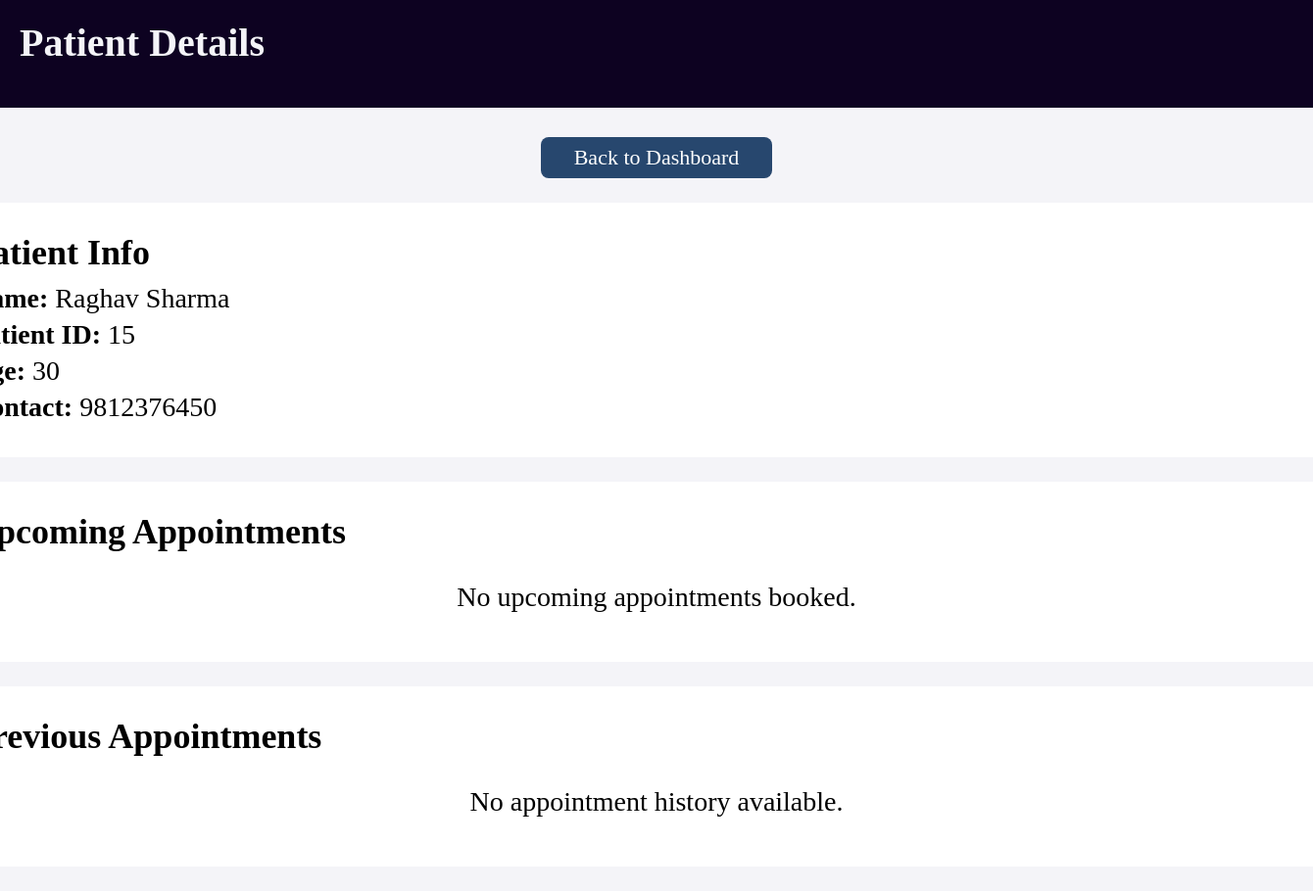
The page /admin/view/patient/15 on the database its author committed.
### models.py (models this page shows)
class Patient(db.Model):
    __tablename__ = "Patient"
    patient_ID = db.Column(db.Integer, primary_key=True, autoincrement=True, nullable=False)
    name = db.Column(db.String, nullable=False)
    contact = db.Column(db.String, nullable=False)
    login = db.Column(db.Integer, nullable=False)
    password = db.Column(db.Integer, nullable=False)
    age = db.Column(db.Integer, nullable=False)

### main.py (the view)
@app.route("/admin/view/patient/<int:patient_id>")
def admin_view_patient(patient_id):
    patient = Patient.query.get(patient_id)
    appointments = Appointment.query.filter_by(patient_ID=patient_id).all()
    for a in appointments:
        doc = Doctor.query.get(a.doctor_ID)
        a.doctor_name = doc.name if doc else "Unknown"
    return render_template("view_patient.html", patient=patient, upcoming_appointments=[a for a in appointments if a.status == "Upcoming"], previous_appointments=[a for a in appointments if a.status in ["Completed", "Cancelled"]])

### TEMPLATES/view_patient.html (shortened to what this page needs)
<!DOCTYPE html>
<html lang="en">
<head>
</head>
<body style="background-color: #f4f4f8;">
<header>Patient Details</header>
<div id="container">
    <a href="/admin/dashboard" class="btn" style="margin-bottom:25px;">Back to Dashboard</a>
    <div id="card">
        <h2>Patient Info</h2>
        <p><b>Name:</b> {{ patient.name }}</p>
        <p><b>Patient ID:</b> {{ patient.patient_ID }}</p>
        <p><b>Age:</b> {{ patient.age }}</p>
        <p><b>Contact:</b> {{ patient.contact }}</p>
    </div>
    <div id="card">
        <h2>Upcoming Appointments</h2>
        <ul id="details" style="list-style-type:none;">
        {% if upcoming_appointments %}
            <li class="heading-row">
                <h4 style="width:260px;">Appointment ID</h4>
                <h4 style="width:250px;">Doctor ID</h4>
                <h4 style="width:500px;">Doctor Name</h4>
                <h4 style="width:230px;">Date</h4>
                <h4 style="width:230px;">Time</h4>
                <h4 style="width:230px;">Status</h4>
            </li>
            {% for a in upcoming_appointments %}
            <li class="row">
                <span style="width:260px;">{{ a.appointment_ID }}</span>
                <span style="width:250px;">{{ a.doctor_ID }}</span>
                <span style="width:500px;">{{ a.doctor_name }}</span>
                <span style="width:230px;">{{ a.date }}</span>
                <span style="width:230px;">{{ a.time }}</span>
                <span style="width:230px;">{{ a.status }}</span>
            </li>
            {% endfor %}
        {% else %}
            <li style="padding:20px; font-size:28px; text-align:center;">No upcoming appointments booked.</li>
        {% endif %}
        </ul>
    </div>
    <div id="card">
        <h2>Previous Appointments</h2>
        <ul id="details" style="list-style-type:none;">
        {% if previous_appointments %}
            <li class="heading-row">
                <h4 style="width:260px;">Appointment ID</h4>
                <h4 style="width:250px;">Doctor ID</h4>
                <h4 style="width:500px;">Doctor Name</h4>
                <h4 style="width:230px;">Date</h4>
                <h4 style="width:230px;">Time</h4>
                <h4 style="width:230px;">Status</h4>
            </li>
            {% for a in previous_appointments %}
            <li class="row">
                <span style="width:260px;">{{ a.appointment_ID }}</span>
                <span style="width:250px;">{{ a.doctor_ID }}</span>
                <span style="width:500px;">{{ a.doctor_name }}</span>
                <span style="width:230px;">{{ a.date }}</span>
                <span style="width:230px;">{{ a.time }}</span>
                <span style="width:230px;">{{ a.status }}</span>
            </li>
            {% endfor %}
        {% else %}
            <li style="padding:20px; font-size:28px; text-align:center;">No appointment history available.</li>
        {% endif %}
        </ul>
    </div>
</div>
</body>
</html>

### TEMPLATES/view_patient.html (style rules this page uses)
* { margin: 0; padding: 0; }
header { background-color: #0D0221; color: #f4f4f8; height: 70px; font-size: 40px; padding: 20px; font-weight: 600; }
#container { display: flex; flex-direction: column; align-items: center; margin-top: 30px; }
#card { background-color: #ffffff; padding: 30px; width: 1400px; border-radius: 20px; margin-bottom: 25px; }
h2 { font-size: 36px; margin-bottom: 10px; }
p { font-size: 28px; margin-bottom: 5px; }
#details { display: flex; flex-direction: column; }
.btn { display:flex; align-items:center; justify-content:center; font-size:22px; padding:8px 18px; background-color:#27476e; color:white; border-radius:8px; width:200px; text-decoration:none; }

### rows shown on the page
Patient: name "Raghav Sharma", patient_ID "15", age "30", contact "9812376450"
